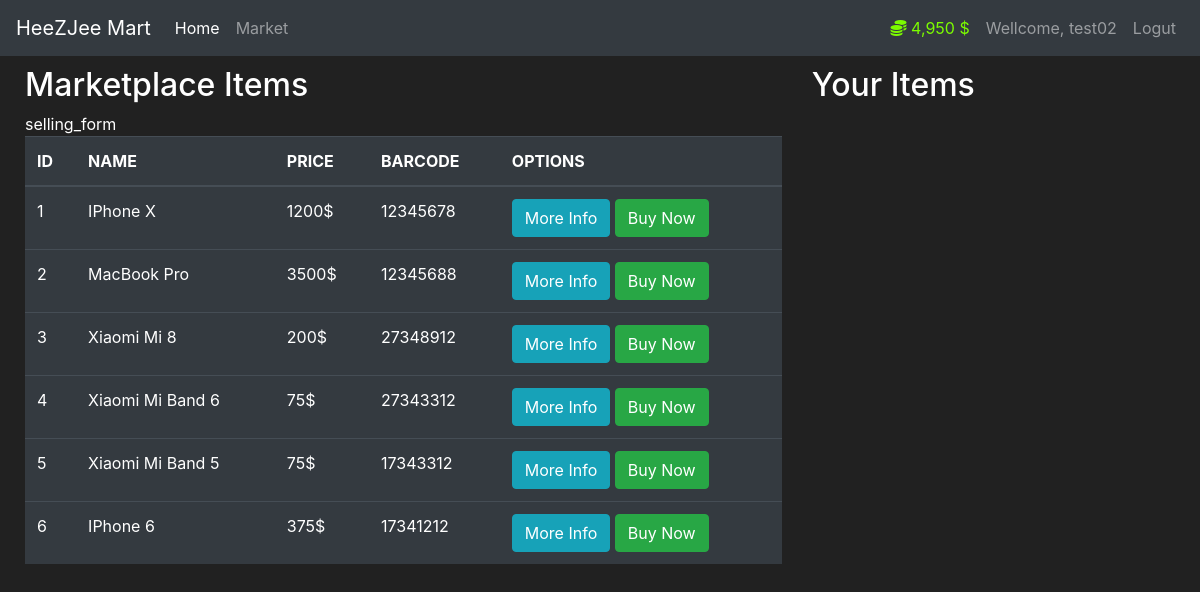
Page /market (signed in) on the committed database.
### src/models.py (models this page shows, shortened)
class User(db.Model, UserMixin):
    id = db.Column(db.Integer(), primary_key=True)
    username = db.Column(db.String(length=30), nullable=False, unique=True)
    email = db.Column(db.String(length=50), nullable=False, unique=True)
    password = db.Column(db.String(length=60), nullable=False)
    budget = db.Column(db.Integer(), nullable=False, default=1000)
    item = db.relationship('Item', backref='owned_user', lazy=True)
    @property
    def password_hash(self):
        return self.password_hash
    @property
    def pretty_budget(self):
        if len(str(self.budget)) > 3:
            return f"{str(self.budget)[:-3]},{str(self.budget)[-3:]} $"
        else:
            return f"{self.budget} $"

class Item(db.Model):
    id = db.Column(db.Integer(), primary_key=True)
    name = db.Column(db.String(length=30), nullable=False, unique=True)
    price = db.Column(db.Integer(), nullable=False)
    barcode = db.Column(db.String(length=8), nullable=False, unique=True)
    description = db.Column(db.String(length=1024), nullable=False, unique=True)
    owner = db.Column(db.Integer(),db.ForeignKey('user.id'))

### src/routes.py (the view, shortened to what this page needs)
@app.route('/market', methods=["GET", "POST"])
@login_required
def market():
    purchase_form = PurchaseItem()
    selling_form = SellItem()
    if request.method == "GET":
        items: List[object] = Item.query.filter_by(owner=None)
        owned_items = Item.query.filter_by(owner=current_user.id)
        return render_template("market.html", items=items, purchase_form=purchase_form, owned_items=owned_items, selling_form=selling_form)

### src/models.py (called while the page is built)
@login_manager.user_loader
def load_user(user_id):
    return User.query.get(int(user_id))

### src/templates/market.html (shortened to what this page needs)
{% extends './base.html' %} {% block title %} Market Page {% endblock %} {%block
content %}
<div class="row" style="margin: 10px">
  <div class="col-8">
    <h2>Marketplace Items</h2>
    <table class="table table-hover table-dark">
      <thead>
        <tr>
          <th scope="col">ID</th>
          <th scope="col">NAME</th>
          <th scope="col">PRICE</th>
          <th scope="col">BARCODE</th>
          <th scope="col">OPTIONS</th>
        </tr>
      </thead>
      <tbody>
        {% for item in items %} {% include 'includes/items_modal.html' %}
        <tr>
          <td scope="col">{{item.id}}</td>
          <td scope="col">{{item.name}}</td>
          <td scope="col">{{item.price}}$</td>
          <td scope="col">{{item.barcode}}</td>
          <td>
            <button
              class="btn btn-outline btn-info"
              data-toggle="modal"
              data-target="#Modal-MoreInfo-{{ item.id }}"
            >
              More Info
            </button>
            <button
              class="btn btn-outline btn-success"
              data-toggle="modal"
              data-target="#Modal-PurchaseItem-{{ item.id }}"
            >
              Buy Now
            </button>
          </td>
        </tr>
        {% endfor %}
      </tbody>
    </table>
  </div>
  <div class="col-4">
    <h2>Your Items</h2>
  </div>
</div>
{% endblock %}

### src/templates/base.html (shortened to what this page needs)
<!DOCTYPE html>
<html lang="en">
  <head>
    <link
      rel="stylesheet"
      href="https://cdn.jsdelivr.net/npm/bootstrap@4.5.3/dist/css/bootstrap.min.css"
    />
  </head>
  <body>
    <nav class="navbar navbar-expand-md navbar-dark bg-dark">
      <a class="navbar-brand" href="{{ url_for('index' )}}">HeeZJee Mart</a>
      <div class="collapse navbar-collapse" id="navbarNav">
        <ul class="navbar-nav mr-auto">
          <li class="nav-item active">
            <a class="nav-link" href="{{ url_for('index' )}}"
              >Home <span class="sr-only">(current)</span></a
            >
          </li>
          <li class="nav-item">
            <a class="nav-link" href="{{ url_for('market' )}}">Market</a>
          </li>
        </ul>
        {%if current_user.is_authenticated%}
        <ul class="navbar-nav">
          <li class="nav-item">
            <a class="nav-link" style="color: lawngreen">
              <i class="fas fa-coins"></i>
              {{current_user.pretty_budget}}
            </a>
          </li>
          <li class="nav-item">
            <a class="nav-link">Wellcome, {{current_user.username}}</a>
          </li>
          <li class="nav-item">
            <a class="nav-link" href="{{ url_for('logout' )}}">Logut</a>
          </li>
        </ul>
        {%endif%}
      </div>
    </nav>
    {% block content %} {% endblock %}
  </body>
</html>

### src/templates/base.html (style rules this page uses)
body { background-color: #212121; color: white; }

### rows in the picture
User: pretty_budget "4,950 $", username "test02"
Item: id "1", name "IPhone X", price "1200", barcode "12345678"
Item: id "2", name "MacBook Pro", price "3500", barcode "12345688"
Item: id "3", name "Xiaomi Mi 8", price "200", barcode "27348912"
Item: id "4", name "Xiaomi Mi Band 6", price "75", barcode "27343312"
Item: id "5", name "Xiaomi Mi Band 5", price "75", barcode "17343312"
Item: id "6", name "IPhone 6", price "375", barcode "17341212"
